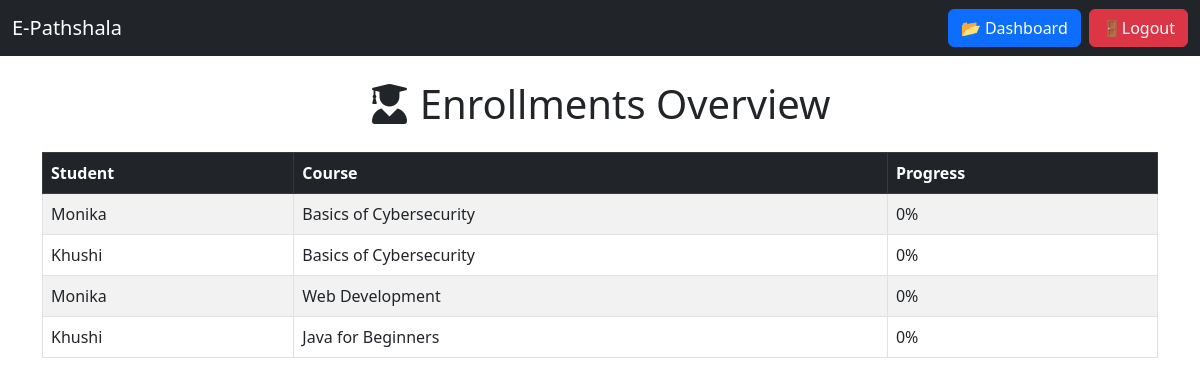
The app's page /enrollments (signed in) with its own data.
### app/models.py (models this page shows, shortened)
class Enrollment(db.Model):
    __tablename__ = 'enrollment'  # Added tablename
    id = db.Column(db.Integer, primary_key=True)
    course_id = db.Column(db.Integer, db.ForeignKey('course.id'), nullable=False)
    student_id = db.Column(db.Integer, db.ForeignKey('user.id'), nullable=False)
    progress = db.Column(db.Integer, default=0)
    student = db.relationship('User', back_populates='enrollments')
    course = db.relationship('Course', back_populates='enrollments')

class User(db.Model):
    __tablename__ = 'user'  # Corrected tablename
    id = db.Column(db.Integer, primary_key=True)
    username = db.Column(db.String(80), unique=True, nullable=False)
    password_hash = db.Column(db.String(128), nullable=False)
    is_instructor = db.Column(db.Boolean, default=False, nullable=False)
    enrollments = db.relationship('Enrollment', back_populates='student')
    posts = db.relationship('Post', backref='author', lazy='dynamic')

class Course(db.Model):
    __tablename__ = 'course'  # Added tablename for clarity
    id = db.Column(db.Integer, primary_key=True)
    title = db.Column(db.String(100), nullable=False)
    description = db.Column(db.String(255), nullable=True)
    video_url = db.Column(db.String(500))
    instructor_id = db.Column(db.Integer, db.ForeignKey('user.id'), nullable=False)
    instructor = db.relationship('User', backref='courses')
    enrollments = db.relationship('Enrollment', back_populates='course', cascade="all, delete-orphan")
    assessments = db.relationship('Assessment', backref='course', lazy='dynamic', cascade="all, delete-orphan")
    forums = db.relationship('Forum', backref='course', lazy='dynamic', cascade="all, delete-orphan")

### app/routes.py (the view)
@main.route('/enrollments')
def enrollments():
    user = get_current_user()
    if not user or not user.is_instructor:
        flash("Unauthorized! Only instructors can create courses.", "danger")
        return redirect(url_for('main.dashboard'))
    enrollments = Enrollment.query.filter(Enrollment.course.has(instructor_id=user.id)).all()
    return render_template('enrollments.html', enrollments=enrollments)

### app/routes.py (called while the page is built)
def get_current_user():
    if 'user_id' not in session:
        return None
    return User.query.get(session['user_id'])

### app/templates/enrollments.html (shortened to what this page needs)
<!DOCTYPE html>
<html lang="en">
<head>
    <link href="https://cdn.jsdelivr.net/npm/bootstrap@5.3.0/dist/css/bootstrap.min.css" rel="stylesheet">
    <link rel="stylesheet" href="https://cdnjs.cloudflare.com/ajax/libs/font-awesome/6.0.0/css/all.min.css">
</head>
<body>
<nav class="navbar navbar-expand-lg navbar-dark bg-dark">
    <div class="container-fluid">
        <a class="navbar-brand" href="#">E-Pathshala</a>
        <div class="collapse navbar-collapse" id="navbarNav">
            <ul class="navbar-nav ms-auto">
                <li class="nav-item"><a class="btn btn-primary me-2" href="/dashboard">📂 Dashboard</a></li>
                <li class="nav-item"><a class="btn btn-danger" href="/logout">🚪Logout</a></li>
            </ul>
        </div>
    </div>
</nav>
<div class="container mt-4">
    <div class="text-center mb-4">
        <h1><i class="fas fa-user-graduate"></i> Enrollments Overview</h1>
    </div>
    <div class="mt-4">
        <table class="table table-striped table-bordered">
            <thead class="table-dark">
                <tr>
                    <th>Student</th>
                    <th>Course</th>
                    <th>Progress</th>
                </tr>
            </thead>
            <tbody>
                {% for enrollment in enrollments %}
                <tr>
                    <td>{{ enrollment.student.username }}</td>
                    <td>{{ enrollment.course.title }}</td>
                    <td>{{ enrollment.progress }}%</td>
                </tr>
                {% else %}
                <tr>
                    <td colspan="3" class="text-center">No enrollments found.</td>
                </tr>
                {% endfor %}
            </tbody>
        </table>
    </div>
</div>
</body>
</html>

### records on screen
Enrollment: student.username "Monika", course "Basics of Cybersecurity", progress "0"
Enrollment: student.username "Khushi", course "Basics of Cybersecurity", progress "0"
Enrollment: student.username "Monika", course "Web Development", progress "0"
Enrollment: student.username "Khushi", course "Java for Beginners", progress "0"
